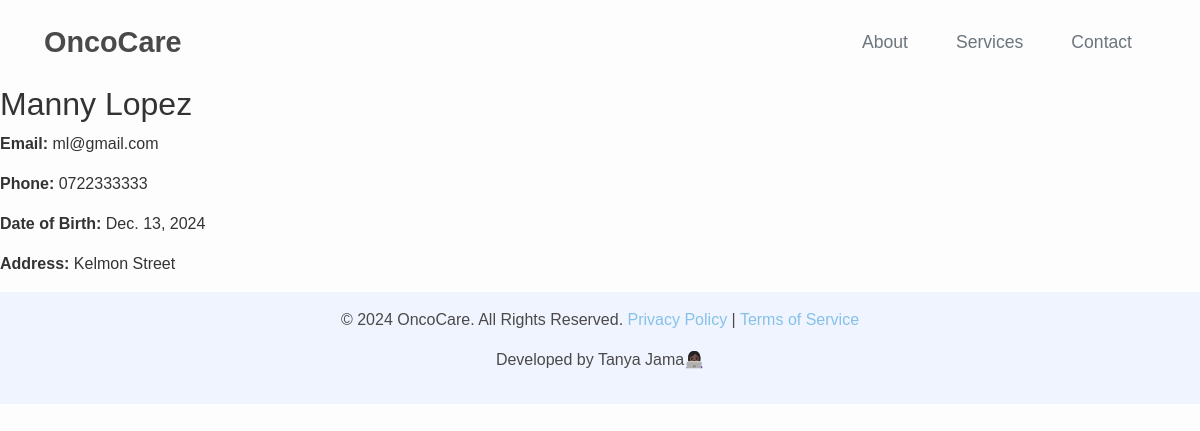
The app's page /patient/1/ with its own data.
### appcore/models.py (models this page shows, shortened)
class Patient(models.Model):
    user = models.OneToOneField(User, on_delete=models.CASCADE, unique=True)  # Ensure user field is unique
    first_name = models.CharField(max_length=100)
    last_name = models.CharField(max_length=100)
    email = models.EmailField()
    phone_number = models.CharField(max_length=15)
    dob = models.DateField()
    address = models.CharField(max_length=255)
    cancer_type = models.CharField(max_length=100, blank=True, null=True)
    treatment_status = models.CharField(max_length=100)
    emergency_contact = models.CharField(max_length=255)

### appcore/views.py (the view)
# urls.py: path('patient/<int:patient_id>/', views.patient_profile, name='patient_profile'),
def patient_profile(request, patient_id):
    patient = get_object_or_404(Patient, id=patient_id)
    return render(request, 'patient_profile.html', {'patient': patient})

### templates/patient_profile.html
{% extends 'base.html' %}
{% block content %}
<h2>{{ patient.first_name }} {{ patient.last_name }}</h2>
<p><strong>Email:</strong> {{ patient.email }}</p>
<p><strong>Phone:</strong> {{ patient.phone_number }}</p>
<p><strong>Date of Birth:</strong> {{ patient.dob }}</p>
<p><strong>Address:</strong> {{ patient.address }}</p>
{% endblock %}

### templates/base.html (style rules this page uses)
body { font-family: 'Arial', sans-serif; margin: 0; padding: 0; color: #333; background-color: #fdfdfd; }

### records on screen
Patient: first_name "Manny", last_name "Lopez", email "ml@gmail.com", phone_number "0722333333", dob "Dec. 13, 2024", address "Kelmon Street"
